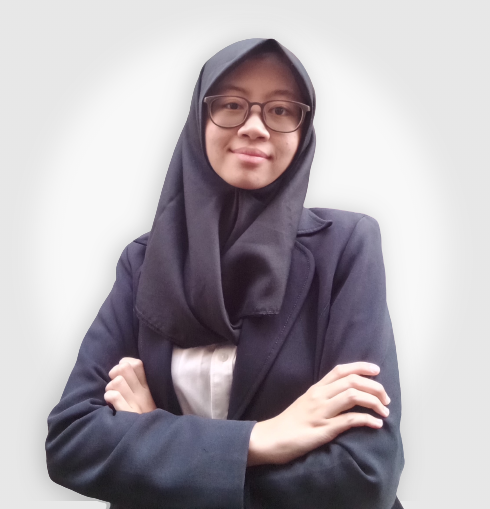
#> input picture Image.png, 490 x 509 px, found by its file name
$ python main.py
#> lines starting #> are read from the running program, lines starting #| are printed output that depends on the picture
#> the answer given: Image.png
#> the answer given: 3
#> the answer given: 3
#> the answer given: Image.png
### encode.py
import cv2
import numpy as np

def generate_watermark(height, width, k, seed):
    np.random.seed(seed)
    watermark = np.random.randint(2, size=(width, height))
    watermark = watermark.astype(np.int16)
    watermark[watermark == 0] = -1
    watermark = watermark * k
    return watermark


def encode_function(img_path, k, seed):
#> called with img_path = 'input\\Image.png', k = 3, seed = 3
    img = cv2.imread(img_path, cv2.IMREAD_GRAYSCALE)
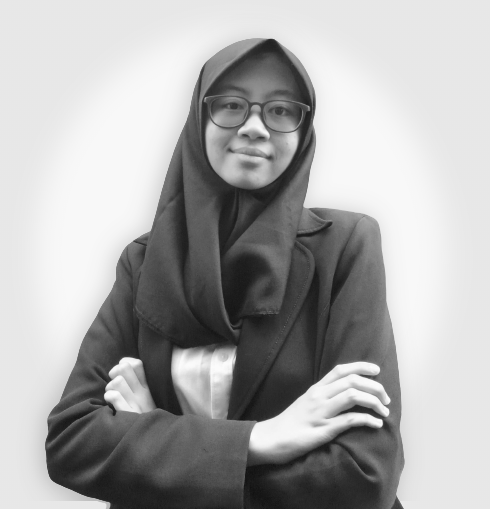
#> img: shape (509, 490); min 17, max 252, mean 171.2
    img = np.array(img, dtype=np.int16)
    img_width, img_height = img.shape[:2]
#> img_width = 509; img_height = 490
    watermark = generate_watermark(img_height, img_width, k, seed)
    watermarked_img = cv2.add(img, watermark)
    return watermarked_img

def encode_image(result_img, img_path, k, seed):
    results = encode_function(img_path, k, seed)
    cv2.imwrite(result_img + ".png", results)
    print("Check the root folder! The result image should be there.\n")

### main.py
from encode import encode_image
from compare import compare_image

print('''
  ___ __  __   _   ___ ___
 |_ _|  \/  | /_\ / __| __|
  | || |\/| |/ _ \ (_ | _|
 |___|_| _|_/_/_\_\___|___|__  __   _   ___ _  _____ _  _  ___
 \ \    / /_\_   _| __| _ \  \/  | /_\ | _ \ |/ /_ _| \| |/ __|
  \ \/\/ / _ \| | | _||   / |\/| |/ _ \|   / ' < | || .` | (_ |
   \_/\_/_/ \_\_| |___|_|_\_|  |_/_/ \_\_|_\_|\_\___|_|\_|\___|
      ''')
print("===============================================================\n")
print("Welcome to the Image Watermarking program!")
print("made by Aulia Nadhirah Yasmin B (18221066)\n")
print("First, prepare the image that will be used for watermarking")
print("Put the input image in the input folder")
originalImage = input('''Enter the file name of the original image
(add .jpg or.png in the end) : ''')
intensity = int(input("Enter the noise intensity : "))
seed = int(input("Enter the seed used : "))
resultFile = input("Enter the name of the result file : ")
print("")
encode_image(resultFile, "input\\" + originalImage, intensity, seed)
print("\n===============================================================\n")
answer = input("Would you like to check if the image has been watermarked? (Y/N) : ")
#> the answer given: y
while answer != "Y" and answer != "N":
  print("Input invalid!")
#> (the run stopped early here; a loop or call above may not have finished)
